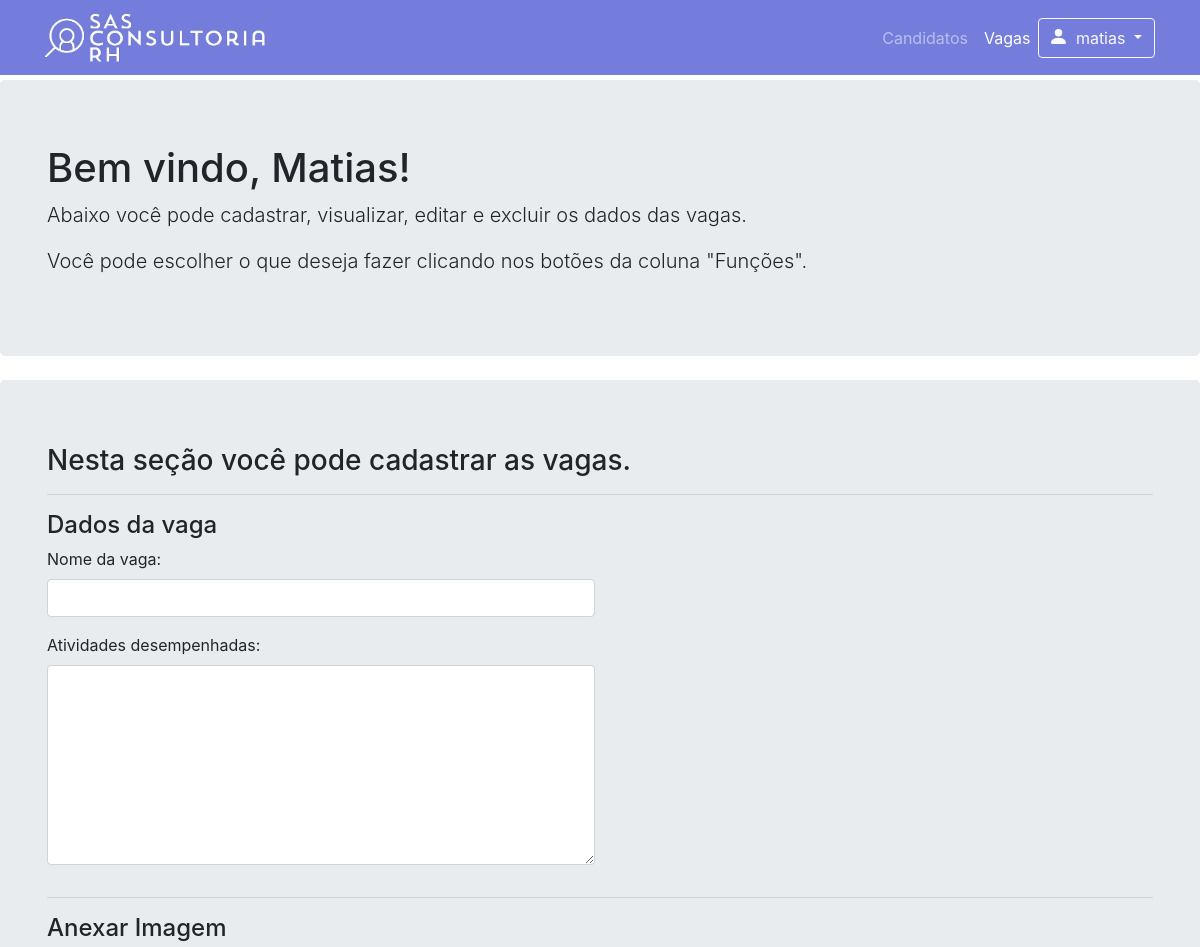
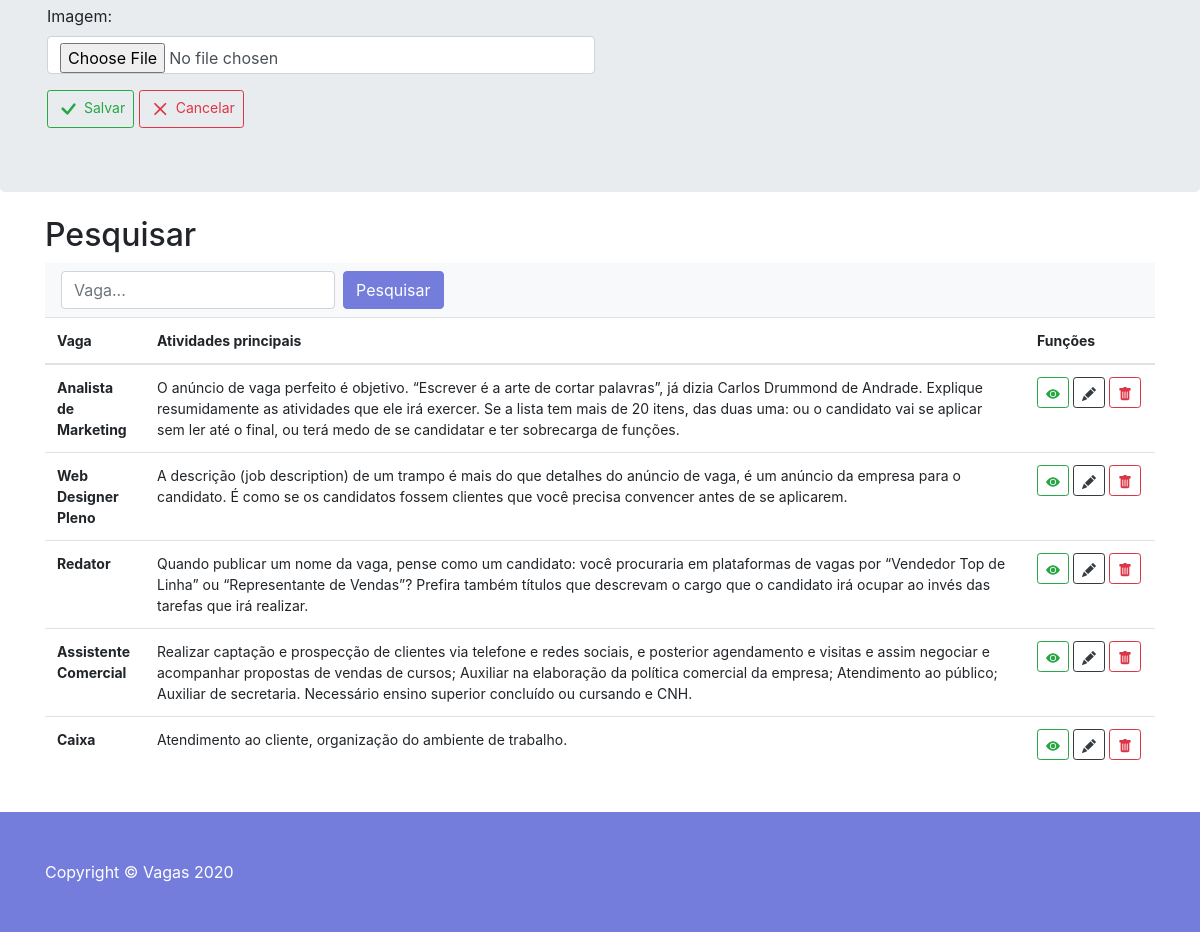
The app's page /cadastro_vagas.php (signed in) with its own data (2 pictures, top to bottom).
### tables this page shows
CREATE TABLE `vagas` (
  `id_vaga` int(11) NOT NULL,
  `vaga` varchar(200) NOT NULL,
  `atividade` varchar(600) NOT NULL,
  `foto` varchar(255) NOT NULL
);

### cadastro_vagas.php (the view, shortened to what this page needs)
<!DOCTYPE html>
<html lang="pt-br">
<head>
	<link href="vendor/bootstrap/css/bootstrap.min.css" rel="stylesheet">
	<link href="css/heroic-features.css" rel="stylesheet">
</head>
<body>
	<nav class="navbar navbar-expand-lg navbar-dark bg-dark fixed-top">
		<div class="container">
			<a class="navbar-brand">
			<img style="width: 220px;" src="img/logo_sas_white.png">
			</a>
			<div class="collapse navbar-collapse" id="navbarResponsive">
				<ul class="navbar-nav ml-auto">
					<li class="nav-item">
						<a class="nav-link" href="pesquisa.php">Candidatos
						</a>
					</li>
					<li class="nav-item active">
						<a class="nav-link" href="cadastro_vagas.php">Vagas
						</a>
					</li>
					<li class="btn-group">
						<button type="button" class="btn btn-outline-light dropdown-toggle" data-toggle="dropdown" aria-haspopup="true" aria-expanded="false">
							<svg width="20px" height="20px" viewBox="2 2 16 16" class="bi bi-person-fill" fill="currentColor" xmlns="http://www.w3.org/2000/svg">
								<path fill-rule="evenodd" d="M3 14s-1 0-1-1 1-4 6-4 6 3 6 4-1 1-1 1H3zm5-6a3 3 0 1 0 0-6 3 3 0 0 0 0 6z"/>
							</svg>
							<?php echo $_SESSION['usuario']; ?>
						</button>
					</li>
				</ul>
			</div>
		</div>
	</nav>
	<header class="jumbotron my-4">
		<div class="container">
			<h1 class="display-8">Bem vindo, <a class="text-capitalize"><?php echo $_SESSION['usuario']; ?>! </a></h1>
			<p class="lead">Abaixo você pode cadastrar, visualizar, editar e excluir os dados das vagas.</p>
			<p class="lead">Você pode escolher o que deseja fazer clicando nos botões da coluna "Funções".</p>
		</div>
	</header>
	<div class="jumbotron my-4">
		<div class="container">
			<h3>Nesta seção você pode cadastrar as vagas.</h3>
			<hr>
			<h4>Dados da vaga</h4>
			<form action="script_vaga.php" method="POST" enctype="multipart/form-data">
				<div class="form-row">
					<div class="form-group col-md-6">
						<label for="vaga">Nome da vaga:</label>
						<input type="text" class="form-control" id="vaga" name="vaga" required>
					</div>
				</div>
				<div class="form-row">
					<div class="form-group col-md-6">
						<label for="atividade">Atividades desempenhadas:</label>
						<textarea type="text" class="form-control" id="atividade" name="atividade" style="height: 200px;"></textarea>
					</div>
				</div>
				<hr>
				<h4>Anexar Imagem</h4>
				<div class="form-row">
					<div class="form-group col-md-6">
						<label for="foto">Imagem:</label>
						<input type="file" class="form-control" id="foto" name="foto" accept="image/*">
					</div>
				</div>
				<button type="submit" class="btn btn-outline-success btn-sm">
					<svg width="2em" height="2em" viewBox="1 0 16 16" class="bi bi-check" fill="currentColor" xmlns="http://www.w3.org/2000/svg">
						<path fill-rule="evenodd" d="M10.97 4.97a.75.75 0 0 1 1.071 1.05l-3.992 4.99a.75.75 0 0 1-1.08.02L4.324 8.384a.75.75 0 1 1 1.06-1.06l2.094 2.093 3.473-4.425a.236.236 0 0 1 .02-.022z"/>
					</svg>Salvar
				</button>
				<a href="cadastro_vagas.php" class="btn btn-outline-danger btn-sm">
					Cancelar</a>
				</form>
			</div>
		</div>
		<?php
		$pesquisa = $_POST['busca'] ?? '';
		include "conexao.php";
		$sql = "SELECT * FROM vagas WHERE vaga LIKE '%$pesquisa%'";
		$dados = mysqli_query($conn, $sql);
		?>
		<div class="container">
			<div class="row">
				<div class="col">
					<h2>Pesquisar</h2>
					<div class="navbar navbar-light bg-light">
						<form class="form-inline" action="#" method="POST" focus>
							<input class="form-control mr-sm-2" type="search" placeholder="Vaga..." aria-label="Pesquisar" name="busca">
							<button class="btn btn-primary my-2 my-sm-0" type="submit">Pesquisar</button>
						</form>
					</div>
					<div class="table-responsive" style="font-size: 14px;">
						<table class="table table-hover">
							<thead>
								<tr>
									<th scope="col">Vaga</th>
									<th scope="col">Atividades principais</th>
									<th scope="col">Funções</th>
								</tr>
							</thead>
							<tbody>
								<?php
								while ($linha = mysqli_fetch_assoc($dados)) {
									$id_vaga = $linha['id_vaga'];
									$vaga = $linha['vaga'];
									$atividade = $linha['atividade'];
									echo "
									<tr>
									<th scope='row' width='100px'>$vaga</th>
									<td>$atividade</td>
									<td width='130px'>
									<a href='ver_vagas.php?id=$id_vaga' class='btn btn-outline-success btn-sm'>
									<svg width='1em' height='1em' viewBox='0 0 16 16' class='bi bi-eye-fill' fill='currentColor' xmlns='http://www.w3.org/2000/svg'>
									<path d='M10.5 8a2.5 2.5 0 1 1-5 0 2.5 2.5 0 0 1 5 0z'/>
									<path fill-rule='evenodd' d='M0 8s3-5.5 8-5.5S16 8 16 8s-3 5.5-8 5.5S0 8 0 8zm8 3.5a3.5 3.5 0 1 0 0-7 3.5 3.5 0 0 0 0 7z'/>
									</svg></a>
									<a href='altera_vagas.php?id=$id_vaga' class='btn btn-outline-dark btn-sm'>
									<svg width='1em' height='1em' viewBox='0 0 16 16' class='bi bi-pencil-fill' fill='currentColor' xmlns='http://www.w3.org/2000/svg'>
									<path fill-rule='evenodd' d='M12.854.146a.5.5 0 0 0-.707 0L10.5 1.793 14.207 5.5l1.647-1.646a.5.5 0 0 0 0-.708l-3-3zm.646 6.061L9.793 2.5 3.293 9H3.5a.5.5 0 0 1 .5.5v.5h.5a.5.5 0 0 1 .5.5v.5h.5a.5.5 0 0 1 .5.5v.5h.5a.5.5 0 0 1 .5.5v.207l6.5-6.5zm-7.468 7.468A.5.5 0 0 1 6 13.5V13h-.5a.5.5 0 0 1-.5-.5V12h-.5a.5.5 0 0 1-.5-.5V11h-.5a.5.5 0 0 1-.5-.5V10h-.5a.499.499 0 0 1-.175-.032l-.179.178a.5.5 0 0 0-.11.168l-2 5a.5.5 0 0 0 .65.65l5-2a.5.5 0 0 0 .168-.11l.178-.178z'/>
									</svg></a>
									<a href='excluir_vagas.php' class='btn btn-outline-danger btn-sm' data-toggle='modal' data-target='#confirma'
									onclick=" .'"' ."pegar_dados($id_vaga, '$vaga')" .'"' ."><svg width='1em' height='1em' viewBox='0 0 16 16' class='bi bi-trash-fill' fill='currentColor' xmlns='http://www.w3.org/2000/svg'>
									<path fill-rule='evenodd' d='M2.5 1a1 1 0 0 0-1 1v1a1 1 0 0 0 1 1H3v9a2 2 0 0 0 2 2h6a2 2 0 0 0 2-2V4h.5a1 1 0 0 0 1-1V2a1 1 0 0 0-1-1H10a1 1 0 0 0-1-1H7a1 1 0 0 0-1 1H2.5zm3 4a.5.5 0 0 1 .5.5v7a.5.5 0 0 1-1 0v-7a.5.5 0 0 1 .5-.5zM8 5a.5.5 0 0 1 .5.5v7a.5.5 0 0 1-1 0v-7A.5.5 0 0 1 8 5zm3 .5a.5.5 0 0 0-1 0v7a.5.5 0 0 0 1 0v-7z'/>
									</svg></a>
									</td>
									</tr>
									";
								}
								?>
							</tbody>
						</table>
					</div>
				</div>
			</div>
		</div>
		<br/>
		<footer class="py-5 bg-dark">
			<div class="container">
				<p class="m-0 text-left text-white">Copyright &copy; Vagas 2020</p>
			</div>
		</footer>
	</body>
	</html>

### css/heroic-features.css (style rules this page uses)
body { padding-top: 56px; }

### records on screen
vagas: vaga "Analista de Marketing", atividade "O anúncio de vaga perfeito é objetivo. “Escrever é a arte de cortar palavras”, já dizia Carlos Drummond de Andrade. Explique resumidamente as atividades que ele irá exercer. Se a lista tem mais de 20 itens, das duas uma: ou o candidato vai se aplicar sem ler até o final, ou terá medo de se candidatar e ter sobrecarga de funções."
vagas: vaga "Web Designer Pleno", atividade "A descrição (job description) de um trampo é mais do que detalhes do anúncio de vaga, é um anúncio da empresa para o candidato. É como se os candidatos fossem clientes que você precisa convencer antes de se aplicarem."
vagas: vaga "Redator", atividade "Quando publicar um nome da vaga, pense como um candidato: você procuraria em plataformas de vagas por “Vendedor Top de Linha” ou “Representante de Vendas”? Prefira também títulos que descrevam o cargo que o candidato irá ocupar ao invés das tarefas que irá realizar."
vagas: vaga "Assistente Comercial", atividade "Realizar captação e prospecção de clientes via telefone e redes sociais, e posterior agendamento e visitas e assim negociar e acompanhar propostas de vendas de cursos; Auxiliar na elaboração da política comercial da empresa; Atendimento ao público; Auxiliar de secretaria. Necessário ensino superior concluído ou cursando e CNH."
vagas: vaga "Caixa", atividade "Atendimento ao cliente, organização do ambiente de trabalho."

### other values on screen
$_SESSION['usuario'] "matias"
$_SESSION['usuario'] "Matias"
